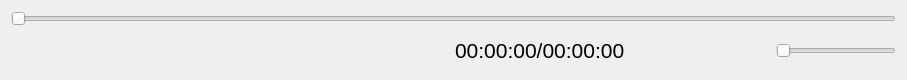
<?xml version="1.0" encoding="UTF-8"?>
<ui version="4.0">
 <class>Form</class>
 <widget class="QWidget" name="Form">
  <property name="geometry">
   <rect>
    <x>0</x>
    <y>0</y>
    <width>907</width>
    <height>80</height>
   </rect>
  </property>
  <property name="windowTitle">
   <string>Form</string>
  </property>
  <layout class="QVBoxLayout" name="vly_margin">
   <item>
    <layout class="QVBoxLayout" name="verticalLayout">
     <item>
      <widget class="QSlider" name="slTiempo">
       <property name="cursor">
        <cursorShape>PointingHandCursor</cursorShape>
       </property>
       <property name="orientation">
        <enum>Qt::Orientation::Horizontal</enum>
       </property>
      </widget>
     </item>
     <item>
      <layout class="QHBoxLayout" name="horizontalLayout">
       <item>
        <widget class="QPushButton" name="btSkipBack">
         <property name="minimumSize">
          <size>
           <width>37</width>
           <height>37</height>
          </size>
         </property>
         <property name="maximumSize">
          <size>
           <width>37</width>
           <height>16777215</height>
          </size>
         </property>
         <property name="cursor">
          <cursorShape>PointingHandCursor</cursorShape>
         </property>
         <property name="toolTip">
          <string>Regresar canción anterior</string>
         </property>
         <property name="text">
          <string/>
         </property>
         <property name="icon">
          <iconset resource="../../icons.qrc">
           <normaloff>:/views/icons/skip-back.svg</normaloff>:/views/icons/skip-back.svg</iconset>
         </property>
         <property name="iconSize">
          <size>
           <width>25</width>
           <height>25</height>
          </size>
         </property>
         <property name="flat">
          <bool>true</bool>
         </property>
        </widget>
       </item>
       <item>
        <widget class="QPushButton" name="btBack">
         <property name="minimumSize">
          <size>
           <width>37</width>
           <height>37</height>
          </size>
         </property>
         <property name="maximumSize">
          <size>
           <width>37</width>
           <height>16777215</height>
          </size>
         </property>
         <property name="cursor">
          <cursorShape>PointingHandCursor</cursorShape>
         </property>
         <property name="toolTip">
          <string>Regresar sobre misma canción (5,10) segundos</string>
         </property>
         <property name="text">
          <string/>
         </property>
         <property name="icon">
          <iconset resource="../../icons.qrc">
           <normaloff>:/views/icons/back.svg</normaloff>:/views/icons/back.svg</iconset>
         </property>
         <property name="iconSize">
          <size>
           <width>25</width>
           <height>25</height>
          </size>
         </property>
         <property name="flat">
          <bool>true</bool>
         </property>
        </widget>
       </item>
       <item>
        <widget class="QPushButton" name="btPlay">
         <property name="minimumSize">
          <size>
           <width>37</width>
           <height>37</height>
          </size>
         </property>
         <property name="maximumSize">
          <size>
           <width>37</width>
           <height>16777215</height>
          </size>
         </property>
         <property name="cursor">
          <cursorShape>PointingHandCursor</cursorShape>
         </property>
         <property name="toolTip">
          <string>Reproducir canción</string>
         </property>
         <property name="text">
          <string/>
         </property>
         <property name="icon">
          <iconset resource="../../icons.qrc">
           <normaloff>:/views/icons/play.svg</normaloff>:/views/icons/play.svg</iconset>
         </property>
         <property name="iconSize">
          <size>
           <width>25</width>
           <height>25</height>
          </size>
         </property>
         <property name="flat">
          <bool>true</bool>
         </property>
        </widget>
       </item>
       <item>
        <widget class="QPushButton" name="btStop">
         <property name="minimumSize">
          <size>
           <width>37</width>
           <height>37</height>
          </size>
         </property>
         <property name="maximumSize">
          <size>
           <width>37</width>
           <height>16777215</height>
          </size>
         </property>
         <property name="cursor">
          <cursorShape>PointingHandCursor</cursorShape>
         </property>
         <property name="toolTip">
          <string>Detener canción</string>
         </property>
         <property name="text">
          <string/>
         </property>
         <property name="icon">
          <iconset resource="../../icons.qrc">
           <normaloff>:/views/icons/stop.svg</normaloff>:/views/icons/stop.svg</iconset>
         </property>
         <property name="iconSize">
          <size>
           <width>25</width>
           <height>25</height>
          </size>
         </property>
         <property name="flat">
          <bool>true</bool>
         </property>
        </widget>
       </item>
       <item>
        <widget class="QPushButton" name="btForward">
         <property name="minimumSize">
          <size>
           <width>37</width>
           <height>37</height>
          </size>
         </property>
         <property name="maximumSize">
          <size>
           <width>37</width>
           <height>16777215</height>
          </size>
         </property>
         <property name="cursor">
          <cursorShape>PointingHandCursor</cursorShape>
         </property>
         <property name="toolTip">
          <string>Continuar sobre misma canción (5,10) segundos</string>
         </property>
         <property name="text">
          <string/>
         </property>
         <property name="icon">
          <iconset resource="../../icons.qrc">
           <normaloff>:/views/icons/forward.svg</normaloff>:/views/icons/forward.svg</iconset>
         </property>
         <property name="iconSize">
          <size>
           <width>25</width>
           <height>25</height>
          </size>
         </property>
         <property name="flat">
          <bool>true</bool>
         </property>
        </widget>
       </item>
       <item>
        <widget class="QPushButton" name="btSkipForward">
         <property name="minimumSize">
          <size>
           <width>37</width>
           <height>37</height>
          </size>
         </property>
         <property name="maximumSize">
          <size>
           <width>37</width>
           <height>16777215</height>
          </size>
         </property>
         <property name="cursor">
          <cursorShape>PointingHandCursor</cursorShape>
         </property>
         <property name="toolTip">
          <string>Continuar canción siguiente</string>
         </property>
         <property name="text">
          <string/>
         </property>
         <property name="icon">
          <iconset resource="../../icons.qrc">
           <normaloff>:/views/icons/skip-forward.svg</normaloff>:/views/icons/skip-forward.svg</iconset>
         </property>
         <property name="iconSize">
          <size>
           <width>25</width>
           <height>25</height>
          </size>
         </property>
         <property name="flat">
          <bool>true</bool>
         </property>
        </widget>
       </item>
       <item>
        <widget class="QPushButton" name="btArchivo">
         <property name="minimumSize">
          <size>
           <width>37</width>
           <height>37</height>
          </size>
         </property>
         <property name="maximumSize">
          <size>
           <width>37</width>
           <height>16777215</height>
          </size>
         </property>
         <property name="cursor">
          <cursorShape>PointingHandCursor</cursorShape>
         </property>
         <property name="toolTip">
          <string>Agregar Archivo(s)</string>
         </property>
         <property name="text">
          <string/>
         </property>
         <property name="icon">
          <iconset resource="../../icons.qrc">
           <normaloff>:/views/icons/file-add.svg</normaloff>:/views/icons/file-add.svg</iconset>
         </property>
         <property name="iconSize">
          <size>
           <width>25</width>
           <height>25</height>
          </size>
         </property>
         <property name="flat">
          <bool>true</bool>
         </property>
        </widget>
       </item>
       <item>
        <widget class="QPushButton" name="btCarpeta">
         <property name="minimumSize">
          <size>
           <width>37</width>
           <height>37</height>
          </size>
         </property>
         <property name="maximumSize">
          <size>
           <width>37</width>
           <height>16777215</height>
          </size>
         </property>
         <property name="cursor">
          <cursorShape>PointingHandCursor</cursorShape>
         </property>
         <property name="toolTip">
          <string>Agregar Carpeta(s)</string>
         </property>
         <property name="text">
          <string/>
         </property>
         <property name="icon">
          <iconset resource="../../icons.qrc">
           <normaloff>:/views/icons/add-folder.svg</normaloff>:/views/icons/add-folder.svg</iconset>
         </property>
         <property name="iconSize">
          <size>
           <width>25</width>
           <height>25</height>
          </size>
         </property>
         <property name="flat">
          <bool>true</bool>
         </property>
        </widget>
       </item>
       <item>
        <widget class="QPushButton" name="btShuffle">
         <property name="minimumSize">
          <size>
           <width>37</width>
           <height>37</height>
          </size>
         </property>
         <property name="maximumSize">
          <size>
           <width>37</width>
           <height>16777215</height>
          </size>
         </property>
         <property name="cursor">
          <cursorShape>PointingHandCursor</cursorShape>
         </property>
         <property name="toolTip">
          <string>Reproducir aleatoriamente</string>
         </property>
         <property name="text">
          <string/>
         </property>
         <property name="icon">
          <iconset resource="../../icons.qrc">
           <normaloff>:/views/icons/shuffle-off.svg</normaloff>:/views/icons/shuffle-off.svg</iconset>
         </property>
         <property name="iconSize">
          <size>
           <width>25</width>
           <height>25</height>
          </size>
         </property>
         <property name="flat">
          <bool>true</bool>
         </property>
        </widget>
       </item>
       <item>
        <widget class="QPushButton" name="btRepetir">
         <property name="minimumSize">
          <size>
           <width>37</width>
           <height>37</height>
          </size>
         </property>
         <property name="maximumSize">
          <size>
           <width>37</width>
           <height>16777215</height>
          </size>
         </property>
         <property name="cursor">
          <cursorShape>PointingHandCursor</cursorShape>
         </property>
         <property name="toolTip">
          <string>Repetir una canción o la lista completa</string>
         </property>
         <property name="text">
          <string/>
         </property>
         <property name="icon">
          <iconset resource="../../icons.qrc">
           <normaloff>:/views/icons/repeat.svg</normaloff>:/views/icons/repeat.svg</iconset>
         </property>
         <property name="iconSize">
          <size>
           <width>25</width>
           <height>25</height>
          </size>
         </property>
         <property name="flat">
          <bool>true</bool>
         </property>
        </widget>
       </item>
       <item>
        <widget class="QLabel" name="lbTiempo">
         <property name="enabled">
          <bool>true</bool>
         </property>
         <property name="font">
          <font>
           <pointsize>16</pointsize>
          </font>
         </property>
         <property name="text">
          <string>00:00:00/00:00:00</string>
         </property>
         <property name="indent">
          <number>14</number>
         </property>
        </widget>
       </item>
       <item>
        <widget class="QPushButton" name="btLista">
         <property name="minimumSize">
          <size>
           <width>37</width>
           <height>37</height>
          </size>
         </property>
         <property name="maximumSize">
          <size>
           <width>37</width>
           <height>16777215</height>
          </size>
         </property>
         <property name="cursor">
          <cursorShape>PointingHandCursor</cursorShape>
         </property>
         <property name="toolTip">
          <string>Abrir, cerrar lista</string>
         </property>
         <property name="text">
          <string/>
         </property>
         <property name="icon">
          <iconset resource="../../icons.qrc">
           <normaloff>:/views/icons/box-list.svg</normaloff>:/views/icons/box-list.svg</iconset>
         </property>
         <property name="iconSize">
          <size>
           <width>25</width>
           <height>25</height>
          </size>
         </property>
         <property name="flat">
          <bool>true</bool>
         </property>
        </widget>
       </item>
       <item>
        <widget class="QPushButton" name="btPanel">
         <property name="minimumSize">
          <size>
           <width>37</width>
           <height>37</height>
          </size>
         </property>
         <property name="maximumSize">
          <size>
           <width>37</width>
           <height>16777215</height>
          </size>
         </property>
         <property name="cursor">
          <cursorShape>PointingHandCursor</cursorShape>
         </property>
         <property name="toolTip">
          <string>Abrir panel</string>
         </property>
         <property name="text">
          <string/>
         </property>
         <property name="icon">
          <iconset resource="../../icons.qrc">
           <normaloff>:/views/icons/setting.svg</normaloff>:/views/icons/setting.svg</iconset>
         </property>
         <property name="iconSize">
          <size>
           <width>25</width>
           <height>25</height>
          </size>
         </property>
         <property name="flat">
          <bool>true</bool>
         </property>
        </widget>
       </item>
       <item>
        <widget class="QPushButton" name="btVolumen">
         <property name="minimumSize">
          <size>
           <width>37</width>
           <height>37</height>
          </size>
         </property>
         <property name="maximumSize">
          <size>
           <width>37</width>
           <height>16777215</height>
          </size>
         </property>
         <property name="cursor">
          <cursorShape>PointingHandCursor</cursorShape>
         </property>
         <property name="toolTip">
          <string>Si das clic, enciendes o apagas el volumen</string>
         </property>
         <property name="text">
          <string/>
         </property>
         <property name="icon">
          <iconset resource="../../icons.qrc">
           <normaloff>:/views/icons/volume-medium.svg</normaloff>:/views/icons/volume-medium.svg</iconset>
         </property>
         <property name="iconSize">
          <size>
           <width>25</width>
           <height>25</height>
          </size>
         </property>
         <property name="flat">
          <bool>true</bool>
         </property>
        </widget>
       </item>
       <item>
        <widget class="QSlider" name="slVolumen">
         <property name="minimumSize">
          <size>
           <width>120</width>
           <height>0</height>
          </size>
         </property>
         <property name="maximumSize">
          <size>
           <width>120</width>
           <height>16777215</height>
          </size>
         </property>
         <property name="cursor">
          <cursorShape>PointingHandCursor</cursorShape>
         </property>
         <property name="orientation">
          <enum>Qt::Orientation::Horizontal</enum>
         </property>
        </widget>
       </item>
      </layout>
     </item>
    </layout>
   </item>
  </layout>
 </widget>
 <resources>
  <include location="../../icons.qrc"/>
 </resources>
 <connections/>
</ui>
